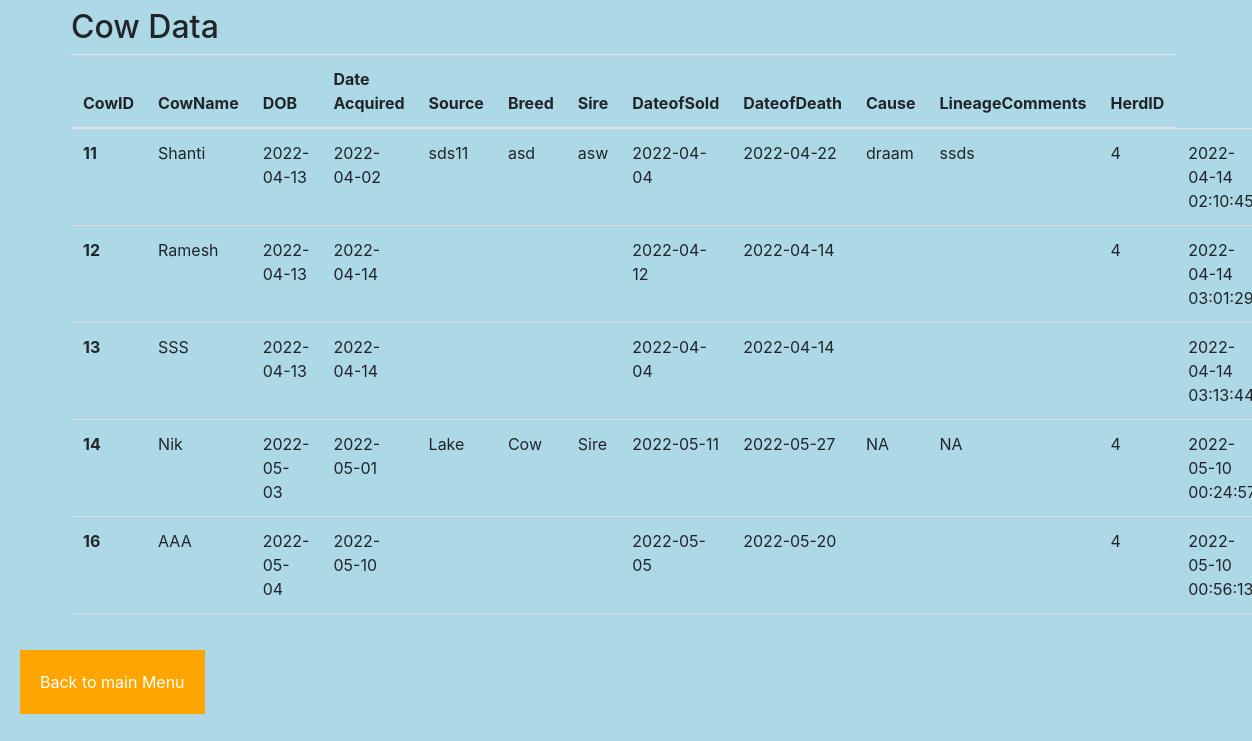
/Cow/CowView.php, run on the app's committed database.
### tables this page shows
CREATE TABLE `Cow` (
  `CowID` int(11) NOT NULL,
  `CowName` varchar(50) NOT NULL,
  `DOB` date DEFAULT NULL,
  `DateAcquired` date DEFAULT NULL,
  `Source` varchar(50) DEFAULT NULL,
  `Breed` varchar(50) DEFAULT NULL,
  `Sire` varchar(50) DEFAULT NULL,
  `DateOfSold` date DEFAULT NULL,
  `DateOfDeath` date DEFAULT NULL,
  `Cause` text,
  `LineageComments` text,
  `HerdID` int(11) DEFAULT NULL,
  `Timestamp` timestamp NULL DEFAULT CURRENT_TIMESTAMP
);

### Cow/CowView.php (the view, shortened to what this page needs)
<?php include '../dbconnect.php'; ?>
<!DOCTYPE html>
<html lang="en">
<head>
    <link rel="stylesheet" href="https://stackpath.bootstrapcdn.com/bootstrap/4.5.2/css/bootstrap.min.css">
</head>
<body>
<div class="container mt-2">
    <div class="row">
        <div class="col-md-12">
            <div class="page-header">
                <h2>Cow Data</h2>
            </div>
        <table class="table">
            <thead>
                <tr>
                    <th>CowID</th>
                    <th>CowName</th>
                    <th>DOB</th>
                    <th>Date Acquired</th>
                    <th>Source</th>
                    <th>Breed</th>
                    <th>Sire</th>
                    <th>DateofSold</th>
                    <th>DateofDeath</th>
                    <th>Cause</th>
                    <th>LineageComments</th>
                    <th>HerdID</th>
                </tr>
            </thead>
            <tbody>
                <?php
                $sql = "SELECT * from Cow ORDER BY Cow.CowID ASC";
                    $result = mysqli_query($con,$sql);?>
                    <?php if ($result->num_rows > 0): ?>
                    <?php while($array=mysqli_fetch_row($result)): ?>
                    <tr>
                        <th scope="row"><?php echo $array[0];?></th>
                        <td><?php echo $array[1];?></td>
                        <td><?php echo $array[2];?></td>
                        <td><?php echo $array[3];?></td>
                        <td><?php echo $array[4];?></td>
                        <td><?php echo $array[5];?></td>
                        <td><?php echo $array[6];?></td>
                        <td><?php echo $array[7];?></td>
                        <td><?php echo $array[8];?></td>
                        <td><?php echo $array[9];?></td>
                        <td><?php echo $array[10];?></td>
                        <td><?php echo $array[11];?></td>
                        <td><?php echo $array[12];?></td>
                    <?php endwhile; ?>
                <?php endif; ?>
            </tbody>
      </table>
      </div>
    </div>
</div>
<form method='post' action=''>
<input type='submit' value='Back to main Menu' name='Main'
?>>
</form>
</body>
</html>

### Cow/CowView.php (style rules this page uses)
table { border-collapse: collapse; width: 100%; }
th, td { padding: 8px; text-align: left; border-bottom: 1px solid #ddd; }
body { background-color: lightblue; }
input[type= submit] { background-color: orange; border: none; text-decoration: none; color: white; padding: 20px 20px; margin: 20px 20px; cursor: pointer; }

### data on the page
cow: CowID "11", CowName "Shanti", DOB "2022-04-13", DateAcquired "2022-04-02", Source "sds11", Breed "asd", Sire "asw", DateOfSold "2022-04-04", DateOfDeath "2022-04-22", Cause "draam", LineageComments "ssds", HerdID "4", Timestamp "2022-04-14…"
cow: CowID "12", CowName "Ramesh", DOB "2022-04-13", DateAcquired "2022-04-14", DateOfSold "2022-04-12", DateOfDeath "2022-04-14", HerdID "4", Timestamp "2022-04-14…"
cow: CowID "13", CowName "SSS", DOB "2022-04-13", DateAcquired "2022-04-14", DateOfSold "2022-04-04", DateOfDeath "2022-04-14", Timestamp "2022-04-14…"
cow: CowID "14", CowName "Nik", DOB "2022-05-03", DateAcquired "2022-05-01", Source "Lake", Breed "Cow", Sire "Sire", DateOfSold "2022-05-11", DateOfDeath "2022-05-27", Cause "NA", LineageComments "NA", HerdID "4", Timestamp "2022-05-10…"
cow: CowID "16", CowName "AAA", DOB "2022-05-04", DateAcquired "2022-05-10", DateOfSold "2022-05-05", DateOfDeath "2022-05-20", HerdID "4", Timestamp "2022-05-10 00:56:13"
